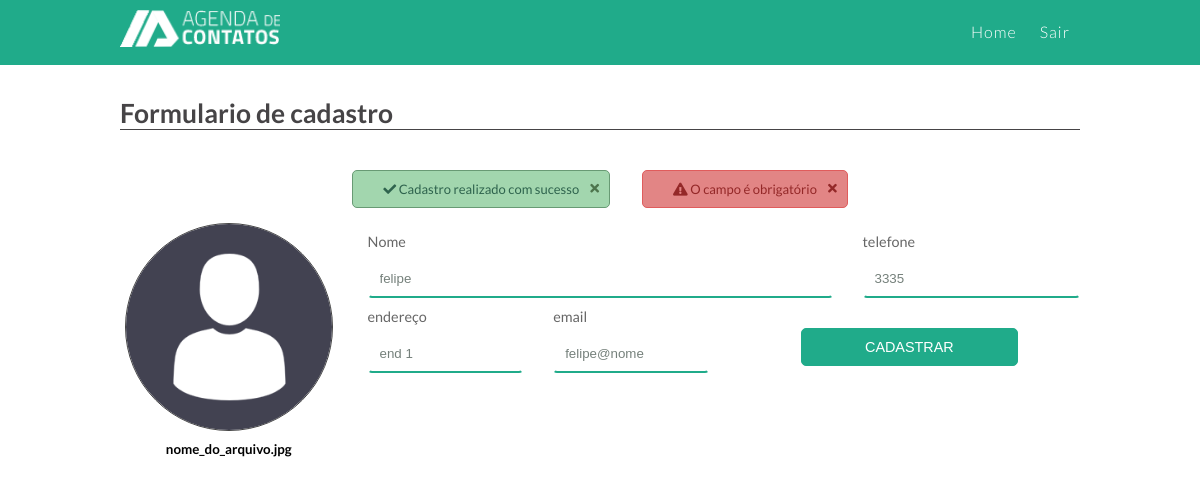
Page /cliente/edit/1 on the committed database.
### tables this page shows
CREATE TABLE `tblclientes` (
  `idcliente` int(11) NOT NULL,
  `cliente` varchar(50) NOT NULL,
  `tel` int(30) NOT NULL,
  `endereco` varchar(100) NOT NULL,
  `email` varchar(150) NOT NULL
);

### app/controllers/ClienteController.php (called while the page is built, shortened)
<?php
class ClienteController extends Controller{
   public function edit($id){
      $objCliente = new Cliente();
      $dados["cliente"] = $objCliente->getCliente($id);
      $dados["view"] = "cliente/create";
      $this->load("template",$dados);
   }
}

### app/core/Core.php (called while the page is built, shortened)
<?php
class Core{
    private $controller;
    private $metodo;
    private $parametros = array();
    public function run(){
       $c = new $controllerCorrente;
       call_user_func_array(array($c, $this->getMetodo()), $this->getParametros());
    }
    public function verificaUri(){
        $url =explode("index.php", $_SERVER["PHP_SELF"]);
        $url = end($url);
        if($url!=""){
            $url = explode('/', $url);
            array_shift($url);
            $this->controller = ucfirst($url[0]) ."Controller";
            array_shift($url);
            if(isset($url[0])){
                $this->metodo = $url[0];
                array_shift($url);
            }
            if(isset($url[0])){
                $this->parametros= array_filter($url);
            }
        }else{
            $this->controller = ucfirst(CONTROLLER_PADRAO) ."Controller";
        }
    }
    public function getMetodo() {
        if(method_exists(NAMESPACE_CONTROLLER .$this->controller, $this->metodo)){
            return $this->metodo;
        }
        return METODO_PADRAO;
    }
    public function getParametros() {
        return $this->parametros;
    }
}

### index.php (called while the page is built, shortened)
<?php
require 'app/core/Core.php';
$core = new Core;
$core->run();

### app/core/Model.php (called while the page is built, shortened)
<?php
abstract class Model{
    public function __construct() {
		 $opcoes = array(
                \PDO::ATTR_ERRMODE => \PDO::ERRMODE_EXCEPTION,
                \PDO::MYSQL_ATTR_INIT_COMMAND =>"Set NAMES utf8"
        );
        $this->db = new \PDO("mysql:dbname=".BANCO.";host=".SERVIDOR,USUARIO,SENHA, $opcoes);
    }
}

### app/models/Cliente.php (called while the page is built, shortened)
<?php
class Cliente extends Model{
    public function getCliente($id){
        $sql = "SELECT * FROM tblclientes where idcliente = $id";
        $qry = $this->db->query($sql);
        return $qry->fetch(\PDO::FETCH_OBJ);
    }
}

### app/views/Cliente/create.php (the view, shortened to what this page needs)
<section class="mt-4">
	<div class="titulo h5 mb-0"><h2>Formulario de cadastro</h2></div>
		<div class="base-form">
			<div class="caixa-form">
				<form action="<?php echo URL_BASE."cliente/salvar" ?>" method="POST">
					<div class="rows">
						<div class="col-12 d-flex text-justify-center">
							<span href="" class="msg msg-verde mx-3"><i class="fas fa-check"></i> Cadastro realizado com sucesso <a href="javascrip:;" onclick="fecharMsg()" class="fas fa-times float-right"></a></span>
							<span href="" class="msg msg-vermelho mx-3"><i class="fas fa-exclamation-triangle"></i> O campo é obrigatório <a href="javascript:;" onclick="fecharMsg()" class="fas fa-times float-right"></a></span>
						</div>
					</div>
					<div class="rows msg-form">
						<div class="col-3 position-relative">
							<img src="img/img-usuario.png" class="img-fluido foto">
							<div  class="foto-file">
								<input type="file" id="editarFoto"><label for="editarFoto"><span>Editar foto</span></label>
							</div>
							<small class="d-block text-center pt-1 pb-2"><b>nome_do_arquivo.jpg</b></small>
						</div>
						<div class="col-9">
							<div class="rows">
								<div class="col-8">
									<label>Nome</label>
									<input name="cliente" value="<?php echo isset($cliente) ? $cliente->cliente : "" ?>" type="text" placeholder="Insira um nome" class="form-campo">
								</div>
							<div class="col-4">
								<label>telefone</label>
								<input name="tel" value="<?php echo isset($cliente) ? $cliente->tel : "" ?>" type="text" placeholder="Insira seu telefone" class="form-campo">
							</div>
								<div class="col-3">
									<label>endereço</label>
									<input name="endereco" value="<?php echo isset($cliente) ? $cliente->endereco : "" ?>" type="text" placeholder="Insira seu endereço" class="form-campo">
								</div>
							<div class="col-3">
								<label>email</label>
								<input name="email" value="<?php echo isset($cliente) ? $cliente->email : "" ?>" type="text" placeholder="Insira seu email" class="form-campo">
							</div>
							<div class="col-4 m-auto">
								<input type="submit" value="Cadastrar" class="btn btn-verde width-100">
							</div>
						</div>
					</div>
				</form>
			</div>
		</div>
	</div>

### assets/css/auxiliar.css (style rules this page uses)
a { text-decoration:none }
.text-center { text-align:center!important; }
.d-block { display:block!important; }
.d-flex { display:flex!important; }
.float-right { float:right; }
.m-auto { margin:0 auto!important; }
.mt-4,.my-4 { margin-top:2rem!important; }
.mb-0,.my-0 { margin-bottom:0!important; }
.ml-3,.mx-3 { margin-left:1rem!important; }
.mr-3,.mx-3 { margin-right:1rem!important; }
.pb-2,.py-2 { padding-bottom:.9rem!important; }
.pt-1,.py-1 { padding-top:.6rem!important; }
.h5 { font-size:1.1rem!important;margin-bottom:20px;display:block }
.text-justify-center { justify-content: center; }
.position-relative { position:relative!important; }
.width-100 { width:100%!important; }
.btn { display: block; padding: 10px; border:0; border-radius: 5px; color: #fff; text-align: center; text-transform: uppercase; text-decoration: none; background:#41d07b!important; transition:all .4s; font-size: .9rem!important; }
.btn-verde { background:#20AB8A!important; border: solid 1px #20AB8A!important; }
.form-campo { width: 100%; max-width: 100%; padding: 10px; display: block; border: solid 2px transparent; border-bottom: solid 2px #20AB8A; color: #75807b; background: none; border-radius: 4px; transition: all .2s; }
.img-fluido { max-width:100%; }
.msg { display: block; background: #de6d6d; border-radius: 5px; padding: 10px; border: solid 1px #d74e4e; color: #7f2e2e; font-weight: 600; margin-bottom:15px; padding-right: 30px!important; position: relative; }
.msg .fa-times { position:absolute; right:10px; top:12px }
.msg.msg-verde .fa-times { color: #4d754d;text-decoration:none; font-size:.8rem }
.msg.msg-vermelho .fa-times { color: #942828;text-decoration:none; font-size:.8rem }
.msg.msg-verde { background: #a2d6ae; border-color: #689a74; color: #2e634d; }
.msg.msg-vermelho { background: #e28585; border-color: #e05c5c; color: #942828; }

### assets/css/grade.css (style rules this page uses)
*,::after,::before { box-sizing:border-box; -webkit-box-sizing:border-box; -moz-box-sizing:border-box; -o-box-sizing:border-box; -ms-box-sizing:border-box; }
.rows { display:flex; display:-ms-flex; flex-wrap:wrap; -ms-flex-wrap:wrap; margin-left:-15px; margin-right:-15px; }
.col,.col-1,.col-2,.col-3,.col-4,.col-6,.col-8,.col-9,.col-10,.col-12 { position:relative; width:100%; min-height:1px; padding-right:15px; padding-left:15px; }
@media (min-width:992px) { .col-3 { max-width:25%; ms-flex:0 0 25%; flex:0 0 25%; } }
@media (min-width:992px) { .col-4 { max-width:33.333333%; ms-flex:0 0 33.333333%; flex:0 0 33.333333%; } }
@media (min-width:992px) { .col-8 { max-width:66.666667%; ms-flex:0 0 66.666667%; flex:0 0 66.666667%; } }
@media (min-width:992px) { .col-9 { max-width:75%; ms-flex:0 0 75%; flex:0 0 75%; } }
@media (min-width:992px) { .col-12 { max-width:100%; ms-flex:0 0 100%; flex:0 0 100%; } }

### assets/css/style.css (style rules this page uses)
* { padding:0; margin:0; box-sizing:border-box; -webkit-box-sizing:border-box; -moz-box-sizing:border-box; -o-box-sizing:border-box; }
body { font-family: 'Lato', sans-serif; font-size:1em; background: #fff; }
a { text-decoration:none; }
.titulo { display: block; border-bottom: solid 1px #464446; color: #464446; font-size: 1.2em; margin-bottom: 1.5rem; }
.base-form { width:100%; float:left; padding:20px 0px; margin-top:20px; padding-bottom:40px; }
.base-form .caixa-form { width:100%; float:left; }
.base-form .caixa-form form label { display:block; margin-bottom:.6rem; margin-top:.6rem; }
.base-form .caixa-form form label { display:block; font-size:.9em; color:#666; }
.base-form .caixa-form .btn { width:auto; background:#e3960b; color:#fff; border:0; display:block; margin:0 auto; text-transform:uppercase; margin-top:30px; margin-bottom:30px; }
.base-form .foto { border-radius:150px; border:solid 1px #444; display:block; height: 208px; margin:0 auto }
.base-form .foto-file label { position:absolute; z-index:1; left:20px; right:20px; top:0; bottom:33px; text-align: center; align-items: flex-end; cursor:pointer; transition:all .2s linear; }
.msg { font-weight: 400; margin-bottom: 15px; font-size: small; padding-left:30px }

### rows in the picture
tblclientes: cliente "felipe", tel "3335", endereco "end 1", email "felipe@nome"
